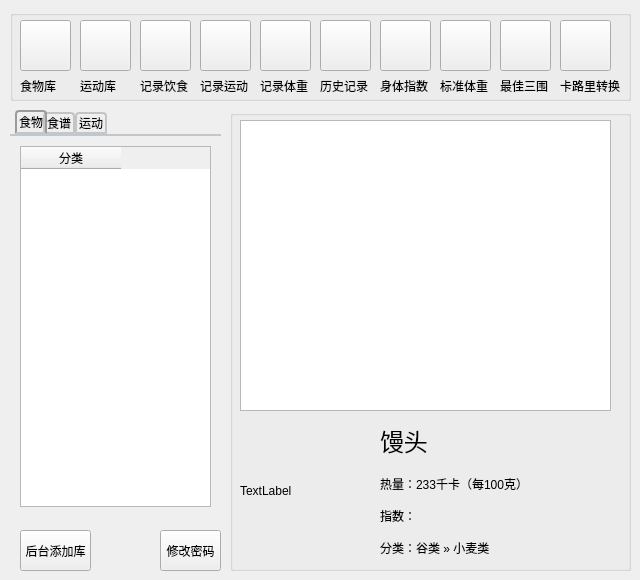
<?xml version="1.0" encoding="UTF-8"?>
<ui version="4.0">
 <class>mainWindow</class>
 <widget class="QMainWindow" name="mainWindow">
  <property name="geometry">
   <rect>
    <x>0</x>
    <y>0</y>
    <width>640</width>
    <height>580</height>
   </rect>
  </property>
  <property name="windowTitle">
   <string>主界面</string>
  </property>
  <property name="windowIcon">
   <iconset resource="image.qrc">
    <normaloff>:/png/kaluli.png</normaloff>:/png/kaluli.png</iconset>
  </property>
  <property name="styleSheet">
   <string notr="true"/>
  </property>
  <widget class="QWidget" name="centralWidget">
   <widget class="QGroupBox" name="groupBox">
    <property name="geometry">
     <rect>
      <x>10</x>
      <y>10</y>
      <width>621</width>
      <height>91</height>
     </rect>
    </property>
    <property name="title">
     <string/>
    </property>
    <widget class="QPushButton" name="pushButton">
     <property name="geometry">
      <rect>
       <x>10</x>
       <y>10</y>
       <width>51</width>
       <height>51</height>
      </rect>
     </property>
     <property name="styleSheet">
      <string notr="true">QPushButton{border-image: url(:/png/food.png);}
QPushButton:pressed{border-image: url(:/png/food_.png);}</string>
     </property>
     <property name="text">
      <string/>
     </property>
    </widget>
    <widget class="QPushButton" name="pushButton_2">
     <property name="geometry">
      <rect>
       <x>70</x>
       <y>10</y>
       <width>51</width>
       <height>51</height>
      </rect>
     </property>
     <property name="styleSheet">
      <string notr="true">QPushButton{border-image: url(:/png/yundong.png);}
QPushButton:pressed{border-image: url(:/png/yundong_.png);;}
</string>
     </property>
     <property name="text">
      <string/>
     </property>
    </widget>
    <widget class="QPushButton" name="pushButton_3">
     <property name="geometry">
      <rect>
       <x>130</x>
       <y>10</y>
       <width>51</width>
       <height>51</height>
      </rect>
     </property>
     <property name="styleSheet">
      <string notr="true">QPushButton{border-image: url(:/png/kaluli.png);}
QPushButton:pressed{border-image: url(:/png/kaluli_.png);}
</string>
     </property>
     <property name="text">
      <string/>
     </property>
    </widget>
    <widget class="QPushButton" name="pushButton_4">
     <property name="geometry">
      <rect>
       <x>190</x>
       <y>10</y>
       <width>51</width>
       <height>51</height>
      </rect>
     </property>
     <property name="styleSheet">
      <string notr="true">QPushButton{border-image: url(:/png/lishi.png);}
QPushButton:pressed{border-image: url(:/png/lishi_.png);}
</string>
     </property>
     <property name="text">
      <string/>
     </property>
    </widget>
    <widget class="QPushButton" name="pushButton_5">
     <property name="geometry">
      <rect>
       <x>310</x>
       <y>10</y>
       <width>51</width>
       <height>51</height>
      </rect>
     </property>
     <property name="styleSheet">
      <string notr="true">QPushButton{border-image: url(:/png/jilu.png);}
QPushButton:pressed{border-image: url(:/png/jilu_.png);}
</string>
     </property>
     <property name="text">
      <string/>
     </property>
    </widget>
    <widget class="QPushButton" name="pushButton_6">
     <property name="geometry">
      <rect>
       <x>250</x>
       <y>10</y>
       <width>51</width>
       <height>51</height>
      </rect>
     </property>
     <property name="styleSheet">
      <string notr="true">QPushButton{border-image: url(:/png/recordweight.png);}
QPushButton:pressed{
border-image: url(:/png/recordweight_.png);}</string>
     </property>
     <property name="text">
      <string/>
     </property>
    </widget>
    <widget class="QPushButton" name="pushButton_7">
     <property name="geometry">
      <rect>
       <x>370</x>
       <y>10</y>
       <width>51</width>
       <height>51</height>
      </rect>
     </property>
     <property name="styleSheet">
      <string notr="true">QPushButton{border-image: url(:/png/toolbmi.png);}
QPushButton:pressed{border-image: url(:/png/toolbmi_.png);}
</string>
     </property>
     <property name="text">
      <string/>
     </property>
    </widget>
    <widget class="QPushButton" name="pushButton_8">
     <property name="geometry">
      <rect>
       <x>430</x>
       <y>10</y>
       <width>51</width>
       <height>51</height>
      </rect>
     </property>
     <property name="styleSheet">
      <string notr="true">QPushButton{border-image: url(:/png/toolhealthweight.png);}
QPushButton:pressed{border-image: url(:/png/toolhealthweight_.png);}
</string>
     </property>
     <property name="text">
      <string/>
     </property>
    </widget>
    <widget class="QPushButton" name="pushButton_9">
     <property name="geometry">
      <rect>
       <x>490</x>
       <y>10</y>
       <width>51</width>
       <height>51</height>
      </rect>
     </property>
     <property name="styleSheet">
      <string notr="true">QPushButton{border-image: url(:/png/toolshengcai.png);}
QPushButton:pressed{border-image: url(:/png/toolshengcai_.png);}
</string>
     </property>
     <property name="text">
      <string/>
     </property>
    </widget>
    <widget class="QPushButton" name="pushButton_10">
     <property name="geometry">
      <rect>
       <x>550</x>
       <y>10</y>
       <width>51</width>
       <height>51</height>
      </rect>
     </property>
     <property name="styleSheet">
      <string notr="true">QPushButton{border-image: url(:/png/toolcal2kg.png);}
QPushButton:pressed{border-image: url(:/png/toolcal2kg_.png);}
</string>
     </property>
     <property name="text">
      <string/>
     </property>
    </widget>
    <widget class="QLabel" name="label_4">
     <property name="geometry">
      <rect>
       <x>10</x>
       <y>70</y>
       <width>54</width>
       <height>12</height>
      </rect>
     </property>
     <property name="text">
      <string>食物库</string>
     </property>
    </widget>
    <widget class="QLabel" name="label_5">
     <property name="geometry">
      <rect>
       <x>70</x>
       <y>70</y>
       <width>54</width>
       <height>12</height>
      </rect>
     </property>
     <property name="text">
      <string>运动库</string>
     </property>
    </widget>
    <widget class="QLabel" name="label_6">
     <property name="geometry">
      <rect>
       <x>130</x>
       <y>70</y>
       <width>54</width>
       <height>12</height>
      </rect>
     </property>
     <property name="text">
      <string>记录饮食</string>
     </property>
    </widget>
    <widget class="QLabel" name="label_7">
     <property name="geometry">
      <rect>
       <x>250</x>
       <y>70</y>
       <width>54</width>
       <height>12</height>
      </rect>
     </property>
     <property name="text">
      <string>记录体重</string>
     </property>
    </widget>
    <widget class="QLabel" name="label_8">
     <property name="geometry">
      <rect>
       <x>370</x>
       <y>70</y>
       <width>54</width>
       <height>12</height>
      </rect>
     </property>
     <property name="text">
      <string>身体指数</string>
     </property>
    </widget>
    <widget class="QLabel" name="label_9">
     <property name="geometry">
      <rect>
       <x>490</x>
       <y>70</y>
       <width>54</width>
       <height>12</height>
      </rect>
     </property>
     <property name="text">
      <string>最佳三围</string>
     </property>
    </widget>
    <widget class="QLabel" name="label_10">
     <property name="geometry">
      <rect>
       <x>190</x>
       <y>70</y>
       <width>54</width>
       <height>12</height>
      </rect>
     </property>
     <property name="text">
      <string>记录运动</string>
     </property>
    </widget>
    <widget class="QLabel" name="label_11">
     <property name="geometry">
      <rect>
       <x>310</x>
       <y>70</y>
       <width>54</width>
       <height>12</height>
      </rect>
     </property>
     <property name="text">
      <string>历史记录</string>
     </property>
    </widget>
    <widget class="QLabel" name="label_12">
     <property name="geometry">
      <rect>
       <x>430</x>
       <y>70</y>
       <width>54</width>
       <height>12</height>
      </rect>
     </property>
     <property name="text">
      <string>标准体重</string>
     </property>
    </widget>
    <widget class="QLabel" name="label_13">
     <property name="geometry">
      <rect>
       <x>550</x>
       <y>70</y>
       <width>60</width>
       <height>12</height>
      </rect>
     </property>
     <property name="text">
      <string>卡路里转换</string>
     </property>
    </widget>
   </widget>
   <widget class="QTabWidget" name="tabWidget">
    <property name="geometry">
     <rect>
      <x>10</x>
      <y>110</y>
      <width>211</width>
      <height>411</height>
     </rect>
    </property>
    <property name="styleSheet">
     <string notr="true">QTabWidget::pane { /* The tab widget frame */
     border-top: 2px solid #C2C7CB;
 }

 QTabWidget::tab-bar {
     left: 5px; /* move to the right by 5px */
 }

 /* Style the tab using the tab sub-control. Note that
     it reads QTabBar _not_ QTabWidget */
 QTabBar::tab {
     background: qlineargradient(x1: 0, y1: 0, x2: 0, y2: 1,
                                 stop: 0 #E1E1E1, stop: 0.4 #DDDDDD,
                                 stop: 0.5 #D8D8D8, stop: 1.0 #D3D3D3);
     border: 2px solid #C4C4C3;
     border-bottom-color: #C2C7CB; /* same as the pane color */
     border-top-left-radius: 4px;
     border-top-right-radius: 4px;
     min-width: 8ex;
     padding: 2px;
 }

 QTabBar::tab:selected, QTabBar::tab:hover {
     background: qlineargradient(x1: 0, y1: 0, x2: 0, y2: 1,
                                 stop: 0 #fafafa, stop: 0.4 #f4f4f4,
                                 stop: 0.5 #e7e7e7, stop: 1.0 #fafafa);
 }

 QTabBar::tab:selected {
     border-color: #9B9B9B;
     border-bottom-color: #C2C7CB; /* same as pane color */
 }

 QTabBar::tab:!selected {
     margin-top: 2px; /* make non-selected tabs look smaller */
 }

 /* make use of negative margins for overlapping tabs */
 QTabBar::tab:selected {
     /* expand/overlap to the left and right by 4px */
     margin-left: -4px;
     margin-right: -4px;
 }

 QTabBar::tab:first:selected {
     margin-left: 0; /* the first selected tab has nothing to overlap with on the left */
 }

 QTabBar::tab:last:selected {
     margin-right: 0; /* the last selected tab has nothing to overlap with on the right */
 }

 QTabBar::tab:only-one {
     margin: 0; /* if there is only one tab, we don't want overlapping margins */
 }</string>
    </property>
    <property name="currentIndex">
     <number>0</number>
    </property>
    <widget class="QWidget" name="tab">
     <attribute name="title">
      <string>食物</string>
     </attribute>
     <widget class="QTableWidget" name="tableWidget">
      <property name="geometry">
       <rect>
        <x>10</x>
        <y>10</y>
        <width>191</width>
        <height>361</height>
       </rect>
      </property>
      <column>
       <property name="text">
        <string>分类</string>
       </property>
      </column>
     </widget>
    </widget>
    <widget class="QWidget" name="tab_2">
     <attribute name="title">
      <string>食谱</string>
     </attribute>
     <widget class="QTableWidget" name="tableWidget_2">
      <property name="geometry">
       <rect>
        <x>10</x>
        <y>10</y>
        <width>191</width>
        <height>401</height>
       </rect>
      </property>
      <column>
       <property name="text">
        <string>分类</string>
       </property>
      </column>
     </widget>
    </widget>
    <widget class="QWidget" name="tab_3">
     <attribute name="title">
      <string>运动</string>
     </attribute>
     <widget class="QTableWidget" name="tableWidget_4">
      <property name="geometry">
       <rect>
        <x>10</x>
        <y>10</y>
        <width>191</width>
        <height>401</height>
       </rect>
      </property>
      <column>
       <property name="text">
        <string>分类</string>
       </property>
      </column>
     </widget>
    </widget>
   </widget>
   <widget class="QGroupBox" name="groupBox_2">
    <property name="geometry">
     <rect>
      <x>230</x>
      <y>110</y>
      <width>401</width>
      <height>461</height>
     </rect>
    </property>
    <property name="styleSheet">
     <string notr="true"/>
    </property>
    <property name="title">
     <string/>
    </property>
    <widget class="QTableView" name="tableView_3">
     <property name="geometry">
      <rect>
       <x>10</x>
       <y>10</y>
       <width>371</width>
       <height>291</height>
      </rect>
     </property>
     <property name="styleSheet">
      <string notr="true">QTableView {border-image: url(:/png/transparent.png);}</string>
     </property>
    </widget>
    <widget class="QLabel" name="label">
     <property name="geometry">
      <rect>
       <x>10</x>
       <y>310</y>
       <width>121</width>
       <height>141</height>
      </rect>
     </property>
     <property name="text">
      <string>TextLabel</string>
     </property>
    </widget>
    <widget class="QLabel" name="label_2">
     <property name="geometry">
      <rect>
       <x>150</x>
       <y>310</y>
       <width>141</width>
       <height>41</height>
      </rect>
     </property>
     <property name="font">
      <font>
       <pointsize>18</pointsize>
      </font>
     </property>
     <property name="text">
      <string>馒头</string>
     </property>
    </widget>
    <widget class="QLabel" name="label_3">
     <property name="geometry">
      <rect>
       <x>150</x>
       <y>360</y>
       <width>141</width>
       <height>91</height>
      </rect>
     </property>
     <property name="text">
      <string>热量：233千卡（每100克）

指数： 

分类：谷类 » 小麦类</string>
     </property>
    </widget>
   </widget>
   <widget class="QPushButton" name="pushButton_12">
    <property name="geometry">
     <rect>
      <x>160</x>
      <y>530</y>
      <width>61</width>
      <height>41</height>
     </rect>
    </property>
    <property name="text">
     <string>修改密码</string>
    </property>
   </widget>
   <widget class="QPushButton" name="pushButton_11">
    <property name="geometry">
     <rect>
      <x>20</x>
      <y>530</y>
      <width>71</width>
      <height>41</height>
     </rect>
    </property>
    <property name="text">
     <string>后台添加库</string>
    </property>
   </widget>
   <zorder>groupBox_2</zorder>
   <zorder>groupBox</zorder>
   <zorder>tabWidget</zorder>
   <zorder>pushButton_12</zorder>
   <zorder>pushButton_11</zorder>
  </widget>
 </widget>
 <layoutdefault spacing="6" margin="11"/>
 <resources>
  <include location="image.qrc"/>
 </resources>
 <connections/>
</ui>
